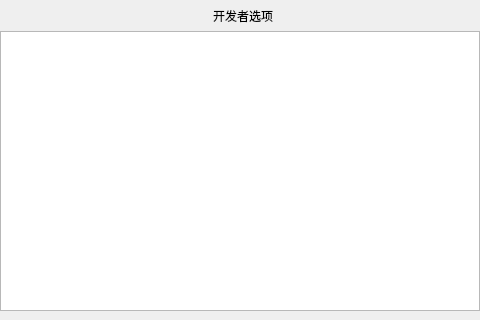
<?xml version="1.0" encoding="UTF-8"?>
<ui version="4.0">
 <class>ui_debug_switch</class>
 <widget class="QMainWindow" name="ui_debug_switch">
  <property name="geometry">
   <rect>
    <x>0</x>
    <y>0</y>
    <width>480</width>
    <height>320</height>
   </rect>
  </property>
  <property name="windowTitle">
   <string>MainWindow</string>
  </property>
  <widget class="QWidget" name="centralwidget">
   <layout class="QVBoxLayout" name="verticalLayout" stretch="1,9">
    <property name="spacing">
     <number>0</number>
    </property>
    <property name="leftMargin">
     <number>0</number>
    </property>
    <property name="topMargin">
     <number>0</number>
    </property>
    <property name="rightMargin">
     <number>0</number>
    </property>
    <property name="bottomMargin">
     <number>9</number>
    </property>
    <item>
     <widget class="QWidget" name="debug_title_widget" native="true">
      <property name="styleSheet">
       <string notr="true"/>
      </property>
      <layout class="QHBoxLayout" name="horizontalLayout" stretch="1,1,2,2">
       <property name="spacing">
        <number>6</number>
       </property>
       <property name="leftMargin">
        <number>0</number>
       </property>
       <property name="topMargin">
        <number>0</number>
       </property>
       <property name="rightMargin">
        <number>0</number>
       </property>
       <property name="bottomMargin">
        <number>0</number>
       </property>
       <item alignment="Qt::AlignLeft|Qt::AlignVCenter">
        <widget class="clicked_Label" name="debug_back_btn" native="true">
         <property name="text" stdset="0">
          <string/>
         </property>
        </widget>
       </item>
       <item>
        <spacer name="horizontalSpacer">
         <property name="orientation">
          <enum>Qt::Horizontal</enum>
         </property>
         <property name="sizeHint" stdset="0">
          <size>
           <width>37</width>
           <height>20</height>
          </size>
         </property>
        </spacer>
       </item>
       <item>
        <widget class="QLabel" name="debug_title_label">
         <property name="styleSheet">
          <string notr="true"/>
         </property>
         <property name="text">
          <string>开发者选项</string>
         </property>
         <property name="alignment">
          <set>Qt::AlignCenter</set>
         </property>
        </widget>
       </item>
       <item>
        <spacer name="horizontalSpacer_2">
         <property name="orientation">
          <enum>Qt::Horizontal</enum>
         </property>
         <property name="sizeHint" stdset="0">
          <size>
           <width>78</width>
           <height>20</height>
          </size>
         </property>
        </spacer>
       </item>
      </layout>
     </widget>
    </item>
    <item>
     <widget class="QListView" name="debug_listView"/>
    </item>
   </layout>
  </widget>
 </widget>
 <customwidgets>
  <customwidget>
   <class>clicked_Label</class>
   <extends>QWidget</extends>
   <header>clicked_label.hpp</header>
  </customwidget>
 </customwidgets>
 <resources/>
 <connections/>
</ui>
